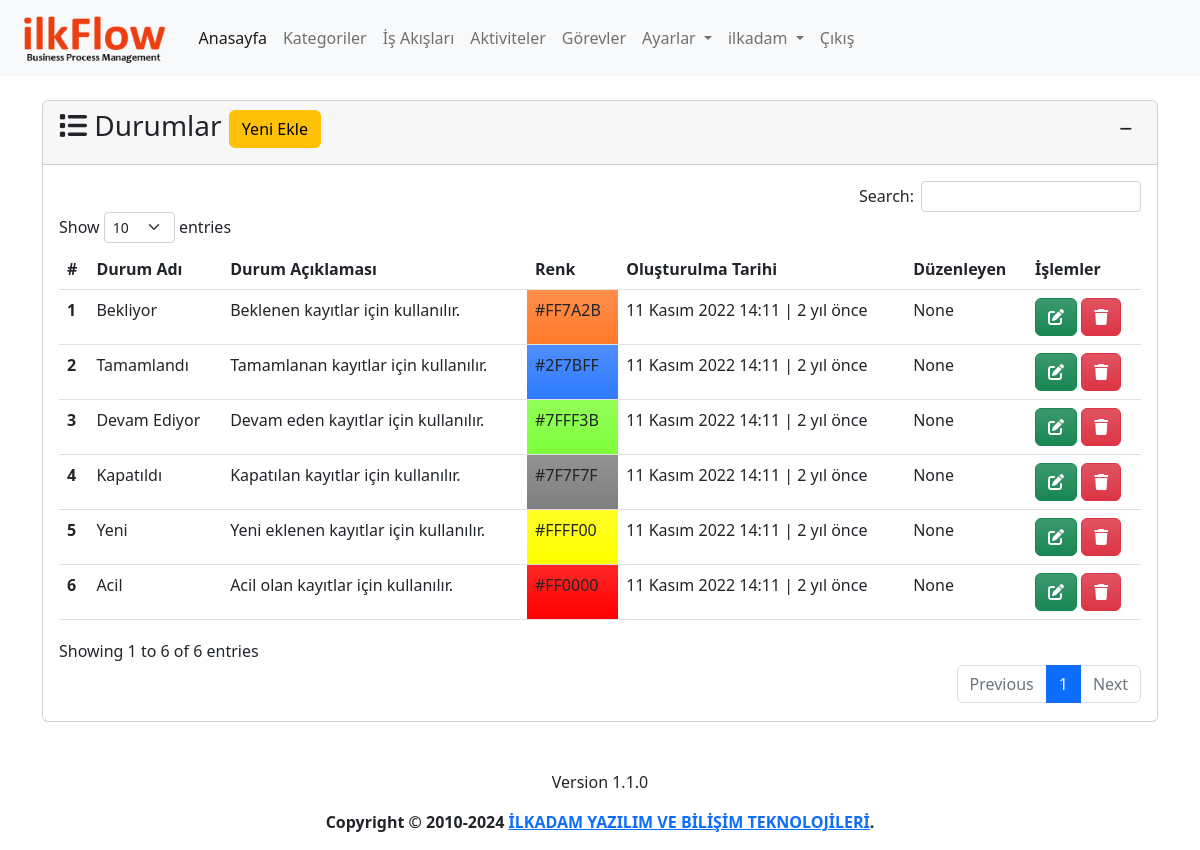
Screenshot of /state (signed in) with the database file from the repository.
### app/models.py (models this page shows, shortened)
class State(models.Model):
    name=models.CharField(max_length=100,verbose_name='Durum')
    description=models.TextField(verbose_name='Açıklama', blank=True, null=True)
    color=ColorField(default='#FFFFFF',verbose_name='Renk')
    created_date=models.DateTimeField(auto_now_add=True, verbose_name='Oluşturulma Tarihi', blank=True, null=True)
    user=models.ForeignKey(User,on_delete=models.PROTECT,verbose_name='Kullanıcı', blank=True, null=True)
    class Meta:
        verbose_name='Durum'
        verbose_name_plural='Durumlar'

### app/views.py (the view, shortened to what this page needs)
# urls.py: path('state', views.state, name='state'),
@login_required(login_url='/user/login/')
def state(request):
    state_form=StateForm()
    states = State.objects.order_by('-created_date')
    context = {
        'state_form':state_form,
        'states': states
    }
    return render(request, 'app/state.html', context)

### app/forms.py
class StateForm(forms.ModelForm):
    class Meta:
        model=State
        fields=('name', 'color', 'description')

### templates/app/state.html (shortened to what this page needs)
{% extends 'layout.html' %}
{% load humanize %}
{% block content %}
{% load crispy_forms_tags %}
<div class="row mt-3">
    <div class="col-md-12">
        <div class="card">
            <div class="card-header">
                <h3 class="card-title">
                    <i class="fa-solid fa-list"></i>
                    Durumlar
                    <button type="button" class="btn btn-warning" data-bs-toggle="modal" data-bs-target="#stateModal">
                        Yeni Ekle
                    </button>
                    <div class="float-end">
                        <button class="btn btn-sm" type="button" data-bs-toggle="collapse"
                            data-bs-target="#collapseState" aria-expanded="false" aria-controls="collapseState">
                            <i class="fa-solid fa-minus"></i>
                        </button>
                    </div>
                </h3>
            </div>
            <div class="collapse show" id="collapseState">
                <div class="card-body">
                    {% if states %}
                    <table id="state" class="table table-hover">
                        <thead>
                            <tr>
                                <th scope="col">#</th>
                                <th scope="col">Durum Adı</th>
                                <th scope="col">Durum Açıklaması</th>
                                <th scope="col">Renk</th>
                                <th scope="col">Oluşturulma Tarihi</th>
                                <th scope="col">Düzenleyen</th>
                                <th scope="col">İşlemler</th>
                            </tr>
                        </thead>
                        <tbody>
                            {% for state in states %}
                            <tr>
                                <th scope="row">{{ state.id }}</th>
                                <td>{{ state.name }}</td>
                                <td>{{ state.description | safe }}</td>
                                <td class="bg-gradient" style="background-color: {{ state.color }}">{{ state.color }}
                                </td>
                                <td>{{ state.created_date }} | {{ state.created_date | timesince}} önce</td>
                                <td>{{ state.user }}</td>
                                <td>
                                    <a class="btn btn-success bg-gradient" href="{% url 'state_update' state.id %}"
                                        data-bs-toggle="popover" data-bs-trigger="hover" data-bs-title="Düzenle"
                                        data-bs-content="Seçili satırdaki kaydı düzenler.">
                                        <i class="fa-solid fa-pen-to-square"></i>
                                    </a>
                                    <a class="btn btn-danger bg-gradient" href="{% url 'state_delete' state.id %}"
                                        data-bs-toggle="popover" data-bs-trigger="hover" data-bs-title="Sil"
                                        data-bs-content="Seçili satırdaki kaydı siler.">
                                        <i class="fa-solid fa-trash"></i>
                                    </a>
                                </td>
                            </tr>
                            {% endfor %}
                        </tbody>
                    </table>
                    {% else %}
                    <div class="alert alert-warning">
                        <p>Durum bulunamadı.</p>
                    </div>
                    {% endif %}
                </div>
            </div>
        </div>
    </div>
</div>
{% endblock %}

### templates/layout.html (shortened to what this page needs)
{% load static %}
<!doctype html>
<html lang="tr">
<head>
  <link href="https://cdn.jsdelivr.net/npm/bootstrap@5.2.2/dist/css/bootstrap.min.css" rel="stylesheet"
>
  <link rel="stylesheet" type="text/css" href="https://cdn.datatables.net/1.12.1/css/dataTables.bootstrap5.min.css">
  <link rel="stylesheet" type="text/css"
    href="https://cdn.datatables.net/responsive/2.3.0/css/responsive.dataTables.min.css">
  <link rel="stylesheet" type="text/css" href="https://cdn.datatables.net/buttons/2.2.3/css/buttons.bootstrap5.min.css">
  <link href="https://cdn.jsdelivr.net/npm/summernote@0.8.18/dist/summernote-lite.min.css" rel="stylesheet">
  <link href="https://cdn.jsdelivr.net/npm/select2@4.1.0-rc.0/dist/css/select2.min.css" rel="stylesheet" />
  <link rel="stylesheet" href="{% static 'css/jeflow.css' %}">
</head>
<body>
  <header>
    <nav class="navbar navbar-expand-lg bg-light">
      <div class="container-fluid">
        <a class="navbar-brand" href="{% url 'index' %}">
          <img class="logo" src="{% static 'img/logo-text.png' %}" alt="JeFlow">
        </a>
        <div class="collapse navbar-collapse" id="navbarNavDropdown">
          <ul class="navbar-nav">
            <li class="nav-item">
              <a class="nav-link active" aria-current="page" href="{% url 'index' %}">Anasayfa</a>
            </li>
            {% if user.is_authenticated %}
            <li class="nav-item">
              <a class="nav-link" href="{% url 'category' %}">Kategoriler</a>
            </li>
            <li class="nav-item">
              <a class="nav-link" href="{% url 'process' %}">İş Akışları</a>
            </li>
            <li class="nav-item">
              <a class="nav-link" href="{% url 'activity' %}">Aktiviteler</a>
            </li>
            <li class="nav-item">
              <a class="nav-link" href="{% url 'task' %}">Görevler</a>
            </li>
            <li class="nav-item dropdown">
              <a class="nav-link dropdown-toggle" href="{% url 'settings' %}" role="button" data-bs-toggle="dropdown"
                aria-expanded="false">
                Ayarlar
              </a>
            </li>
            <li class="nav-item dropdown">
              <a class="nav-link dropdown-toggle" href="{% url 'profile' %}" role="button" data-bs-toggle="dropdown"
                aria-expanded="false">
                {{ user }}
              </a>
            </li>
            <li class="nav-item">
              <a class="nav-link" href="javascript:{document.getElementById('logout').submit()}">Çıkış</a>
            </li>
            {% else %}
            <li class="nav-item">
              <a class="nav-link" href="{% url 'register' %}">Kayıt Ol</a>
            </li>
            {% endif %}
          </ul>
        </div>
      </div>
    </nav>
  </header>
  <main>
    <div class="container mt-4">
      {% block content %}
      {% endblock %}
    </div>
  </main>
  <footer class="mt-5">
    <div class="d-flex flex-column justify-content-center align-items-center">
      <p>{% include 'partials/_version.html' %}</p>
      <p><strong>Copyright &copy; 2010-2024 <a href="https://ilkadam.com.tr" target="_blank">İLKADAM YAZILIM VE BİLİŞİM TEKNOLOJİLERİ</a>.</strong></p>
    </div>
  </footer>
</body>
</html>

### static/css/jeflow.css (style rules this page uses)
img.logo { height: 50px; }

### rows the page displays
State: id "1", name "Bekliyor", description "Beklenen kayıtlar için kullanılır.", color "#FF7A2B", created_date "11 Kasım 2022 14:11", created_date "2 yıl", user "None"
State: id "2", name "Tamamlandı", description "Tamamlanan kayıtlar için kullanılır.", color "#2F7BFF", created_date "11 Kasım 2022 14:11", created_date "2 yıl", user "None"
State: id "3", name "Devam Ediyor", description "Devam eden kayıtlar için kullanılır.", color "#7FFF3B", created_date "11 Kasım 2022 14:11", created_date "2 yıl", user "None"
State: id "4", name "Kapatıldı", description "Kapatılan kayıtlar için kullanılır.", color "#7F7F7F", created_date "11 Kasım 2022 14:11", created_date "2 yıl", user "None"
State: id "5", name "Yeni", description "Yeni eklenen kayıtlar için kullanılır.", color "#FFFF00", created_date "11 Kasım 2022 14:11", created_date "2 yıl", user "None"
State: id "6", name "Acil", description "Acil olan kayıtlar için kullanılır.", color "#FF0000", created_date "11 Kasım 2022 14:11", created_date "2 yıl", user "None"

### other values shown
{{ user }} "ilkadam"
